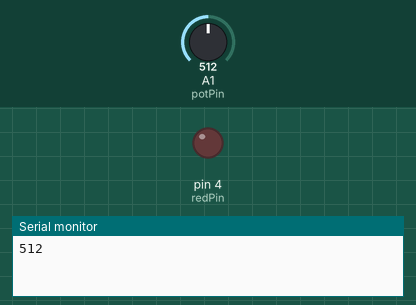
A sketch run on a simulated Arduino Uno, built with avr-gcc and run on an emulated ATmega328P. Shown: output pins drawn as LEDs (lit = HIGH), the last lines printed to the serial monitor. The test bench sets the inputs (shaded band); at power-on: A1 (potPin) = 512.

Above: at 0.1 s.
At 0.6 s:
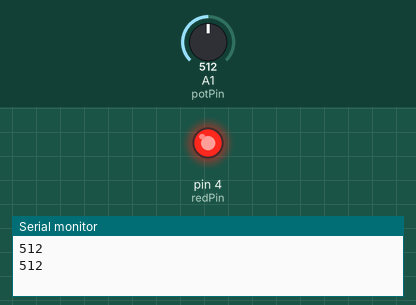
Timing chart, 0 to 2.1 s (numbered marks = the images above):
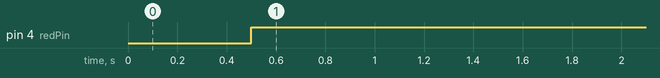

Measured:
- by itself, pin 4 (redPin): LOW → HIGH at 0.50 s

The sketch:

whileLoop.ino.ino
```cpp
int redPin =4;
int potPin = A1;
int potLim = 500;
int potVal = potLim;
int wait = 500;

void setup() {
  // put your setup code here, to run once:
  pinMode(redPin,OUTPUT);
  pinMode(potPin,INPUT);
  Serial.begin(9600);
}

void loop() {
  // put your main code here, to run repeatedly:
  potVal = analogRead(potPin);
  Serial.println(potVal);
  delay(wait);

  while(potVal >= potLim){
    digitalWrite(redPin,HIGH);
    potVal = analogRead(potPin);
    Serial.println(potVal);
    delay(wait);
  }

  digitalWrite(redPin,LOW);
}
```
